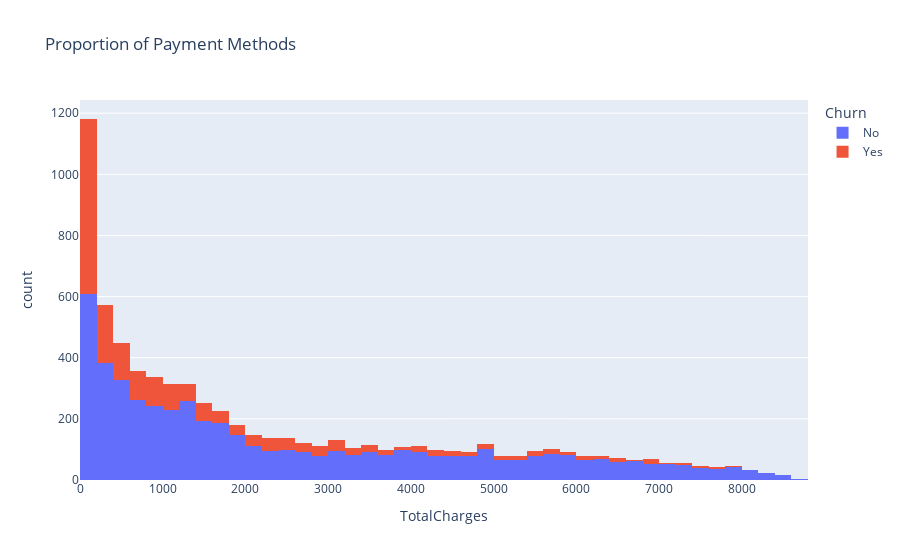

Notebook code for this chart:
### Code cell
px.histogram(
    clean_data, x="TotalCharges", title="Proportion of Payment Methods", color="Churn"
)

### Figure 1 — Plotly figure (JSON) as saved in the notebook; plotly's stock layout.template omitted (floating-point values rounded to 4 significant figures; data arrays with more than 128 entries replaced by an {"elided": "..."} marker saying what was removed)
{"data": [{"alignmentgroup": "True", "bingroup": "x", "hovertemplate": "Churn=No<br>TotalCharges=%{x}<br>count=%{y}<extra></extra>", "legendgroup": "No", "marker": {"color": "#636efa", "pattern": {"shape": ""}}, "name": "No", "offsetgroup": "No", "orientation": "v", "showlegend": true, "type": "histogram", "x": {"elided": "5163 float values"}, "xaxis": "x", "yaxis": "y"}, {"alignmentgroup": "True", "bingroup": "x", "hovertemplate": "Churn=Yes<br>TotalCharges=%{x}<br>count=%{y}<extra></extra>", "legendgroup": "Yes", "marker": {"color": "#EF553B", "pattern": {"shape": ""}}, "name": "Yes", "offsetgroup": "Yes", "orientation": "v", "showlegend": true, "type": "histogram", "x": {"elided": "1869 float values"}, "xaxis": "x", "yaxis": "y"}], "layout": {"barmode": "relative", "legend": {"title": {"text": "Churn"}, "tracegroupgap": 0}, "title": {"text": "Proportion of Payment Methods"}, "xaxis": {"anchor": "y", "domain": [0, 1], "title": {"text": "TotalCharges"}}, "yaxis": {"anchor": "x", "domain": [0, 1], "title": {"text": "count"}}}}
